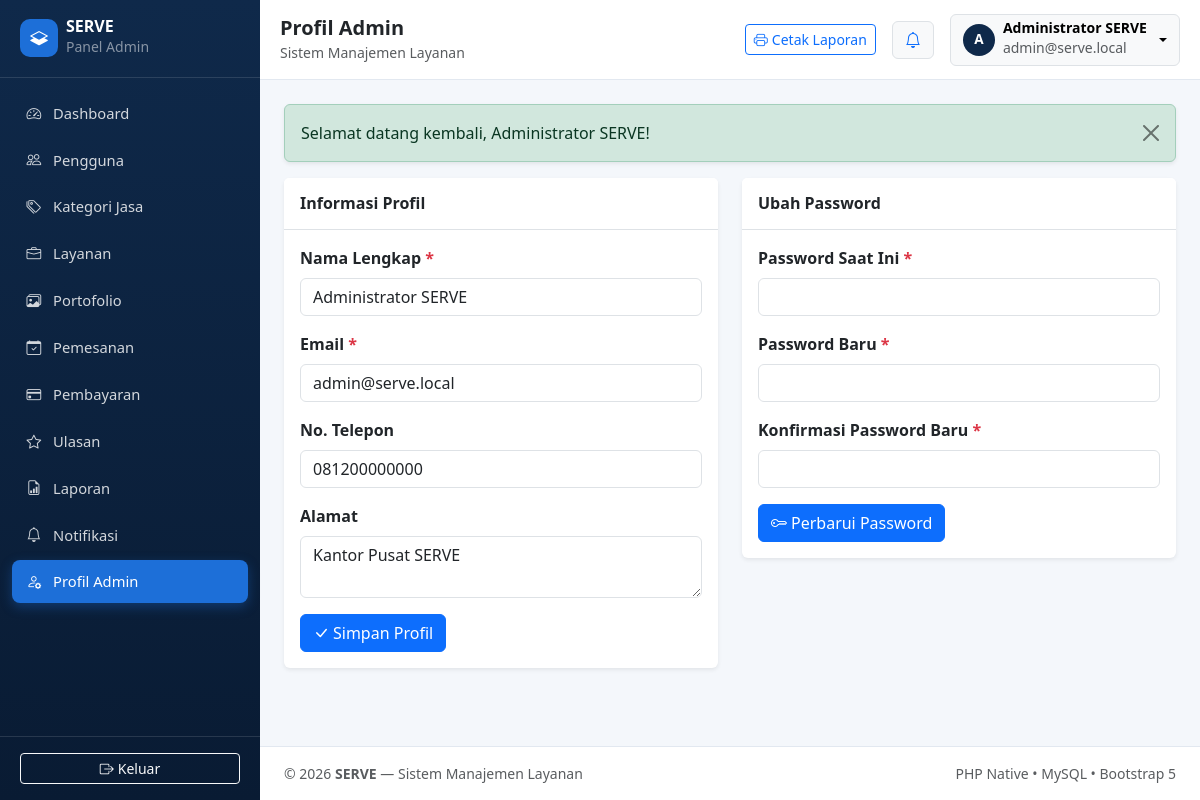
Screenshot of /admin/profile.php (signed in) with the database file from the repository.
### tables this page shows
CREATE TABLE IF NOT EXISTS `users` (
  `id` INT UNSIGNED NOT NULL AUTO_INCREMENT,
  `nama_lengkap` VARCHAR(120) NOT NULL,
  `email` VARCHAR(150) NOT NULL,
  `password` VARCHAR(255) NOT NULL,
  `role` ENUM('admin', 'penyedia', 'pelanggan') NOT NULL DEFAULT 'pelanggan',
  `no_telepon` VARCHAR(25) DEFAULT NULL,
  `alamat` TEXT DEFAULT NULL,
  `foto_profil` VARCHAR(255) DEFAULT NULL,
  `bio_penyedia` TEXT DEFAULT NULL,
  `pengalaman_tahun` SMALLINT UNSIGNED DEFAULT 0,
  `status_akun` ENUM('aktif', 'nonaktif') NOT NULL DEFAULT 'aktif',
  `created_at` DATETIME NOT NULL DEFAULT CURRENT_TIMESTAMP,
  `updated_at` DATETIME NOT NULL DEFAULT CURRENT_TIMESTAMP ON UPDATE CURRENT_TIMESTAMP,
  PRIMARY KEY (`id`),
  UNIQUE KEY `uk_users_email` (`email`),
  KEY `idx_users_role_status` (`role`, `status_akun`)
);

### includes/functions.php (called while the page is built, shortened)
<?php
require_once __DIR__ . '/flash.php';
function url(string $path = ''): string
{
    $cleanPath = ltrim($path, '/');
    return BASE_URL . '/' . $cleanPath;
}
function e(?string $value): string
{
    return htmlspecialchars($value ?? '', ENT_QUOTES, 'UTF-8');
}

### includes/auth_guard.php (called while the page is built, shortened)
<?php
require_once __DIR__ . '/functions.php';
function isLoggedIn(): bool
{
    return !empty($_SESSION['user']) && is_array($_SESSION['user']) && !empty($_SESSION['user']['id']);
}
function currentUser(): ?array
{
    return $_SESSION['user'];
}
function requireLogin(): void
{
    $userId = (int) $_SESSION['user']['id'];
    $pdo = getDBConnection();
    $stmt = $pdo->prepare(
        'SELECT id, nama_lengkap, email, role, foto_profil, status_akun FROM users WHERE id = :id LIMIT 1'
    );
    $stmt->execute(['id' => $userId]);
}
function requireRole(string|array $allowedRoles): void
{
    requireLogin();
}

### admin/profile.php (the view, shortened to what this page needs)
<?php
require_once __DIR__ . '/_layout.php';
$pdo = adminDb();
$adminId = (int) (currentUser()['id'] ?? 0);
$stmt = $pdo->prepare('SELECT id, nama_lengkap, email, password, no_telepon, alamat, role, status_akun FROM users WHERE id = :id LIMIT 1');
$stmt->execute(['id' => $adminId]);
$profile = $stmt->fetch();
renderAdminHeader('Profil Admin', 'profile');
?>
<div class="row g-4">
    <div class="col-12 col-lg-6">
        <div class="card border-0 shadow-sm">
            <div class="card-header bg-white border-bottom py-3">
                <h2 class="h6 fw-bold mb-0">Informasi Profil</h2>
            </div>
            <div class="card-body">
                <form method="post" action="<?= e(url('admin/profile.php')); ?>">
                    <div class="mb-3">
                        <label class="form-label fw-semibold">Nama Lengkap <span class="text-danger">*</span></label>
                        <input type="text" name="nama_lengkap" class="form-control" value="<?= e((string) $profile['nama_lengkap']); ?>" required>
                    </div>
                    <div class="mb-3">
                        <label class="form-label fw-semibold">Email <span class="text-danger">*</span></label>
                        <input type="email" name="email" class="form-control" value="<?= e((string) $profile['email']); ?>" required>
                    </div>
                    <div class="mb-3">
                        <label class="form-label fw-semibold">No. Telepon</label>
                        <input type="text" name="no_telepon" class="form-control" value="<?= e((string) ($profile['no_telepon'] ?? '')); ?>">
                    </div>
                    <div class="mb-3">
                        <label class="form-label fw-semibold">Alamat</label>
                        <textarea name="alamat" class="form-control" rows="2"><?= e((string) ($profile['alamat'] ?? '')); ?></textarea>
                    </div>
                    <button type="submit" class="btn btn-primary"><i class="bi bi-check-lg me-1"></i>Simpan Profil</button>
                </form>
            </div>
        </div>
    </div>
    <div class="col-12 col-lg-6">
        <div class="card border-0 shadow-sm">
            <div class="card-header bg-white border-bottom py-3">
                <h2 class="h6 fw-bold mb-0">Ubah Password</h2>
            </div>
            <div class="card-body">
                <form method="post" action="<?= e(url('admin/profile.php')); ?>">
                    <div class="mb-3">
                        <label class="form-label fw-semibold">Password Saat Ini <span class="text-danger">*</span></label>
                        <input type="password" name="current_password" class="form-control" required>
                    </div>
                    <div class="mb-3">
                        <label class="form-label fw-semibold">Password Baru <span class="text-danger">*</span></label>
                        <input type="password" name="new_password" class="form-control" minlength="8" required>
                    </div>
                    <div class="mb-3">
                        <label class="form-label fw-semibold">Konfirmasi Password Baru <span class="text-danger">*</span></label>
                        <input type="password" name="confirm_password" class="form-control" minlength="8" required>
                    </div>
                    <button type="submit" class="btn btn-primary"><i class="bi bi-key me-1"></i>Perbarui Password</button>
                </form>
            </div>
        </div>
    </div>
</div>
<?php renderAdminFooter(); ?>

### admin/_layout.php (shortened to what this page needs)
<?php
require_once __DIR__ . '/../includes/auth_guard.php';
requireRole('admin');
function renderAdminHeader(string $pageTitle, string $activeNav, array $chartData = []): void
{
    $adminUser = currentUser();
    $adminName = (string) ($adminUser['nama_lengkap'] ?? 'Administrator');
    $adminEmail = (string) ($adminUser['email'] ?? '');
    $navItems = [
        ['key' => 'dashboard',     'label' => 'Dashboard',      'icon' => 'bi-speedometer2',           'href' => 'admin/dashboard.php'],
        ['key' => 'users',         'label' => 'Pengguna',       'icon' => 'bi-people',                 'href' => 'admin/users.php'],
        ['key' => 'categories',    'label' => 'Kategori Jasa',  'icon' => 'bi-tags',                   'href' => 'admin/categories.php'],
        ['key' => 'services',      'label' => 'Layanan',        'icon' => 'bi-briefcase',              'href' => 'admin/services.php'],
        ['key' => 'portfolios',    'label' => 'Portofolio',     'icon' => 'bi-images',                 'href' => 'admin/portfolios.php'],
        ['key' => 'orders',        'label' => 'Pemesanan',      'icon' => 'bi-calendar-check',         'href' => 'admin/orders.php'],
        ['key' => 'payments',      'label' => 'Pembayaran',     'icon' => 'bi-credit-card',            'href' => 'admin/payments.php'],
        ['key' => 'reviews',       'label' => 'Ulasan',         'icon' => 'bi-star',                   'href' => 'admin/reviews.php'],
        ['key' => 'reports',       'label' => 'Laporan',        'icon' => 'bi-file-earmark-bar-graph', 'href' => 'admin/reports.php'],
        ['key' => 'notifications', 'label' => 'Notifikasi',     'icon' => 'bi-bell',                   'href' => 'admin/notifications.php'],
        ['key' => 'profile',       'label' => 'Profil Admin',   'icon' => 'bi-person-gear',            'href' => 'admin/profile.php'],
    ];
    ?>
<!DOCTYPE html>
<html lang="id">
<head>
    <link href="https://cdn.jsdelivr.net/npm/bootstrap@5.3.3/dist/css/bootstrap.min.css" rel="stylesheet">
    <link href="https://cdn.jsdelivr.net/npm/bootstrap-icons@1.11.3/font/bootstrap-icons.min.css" rel="stylesheet">
    <link href="<?= e(url('assets/css/style.css')); ?>" rel="stylesheet">
</head>
<body class="serve-admin-body">
<div class="serve-admin-wrapper">
    <aside class="serve-sidebar" id="serveSidebar">
        <div class="serve-sidebar-brand">
            <a href="<?= e(url('admin/dashboard.php')); ?>" class="d-flex align-items-center gap-2 text-white text-decoration-none">
                <span class="serve-brand-badge"><i class="bi bi-layers-half"></i></span>
                <div>
                    <div class="fw-bold lh-1"><?= e(APP_NAME); ?></div>
                    <small class="text-white-50">Panel Admin</small>
                </div>
            </a>
        </div>
        <nav class="serve-sidebar-nav" aria-label="Menu Administrator">
            <?php foreach ($navItems as $item): ?>
                <?php $isActive = ($activeNav === $item['key']); ?>
                <a href="<?= e(url($item['href'])); ?>" class="serve-nav-link <?= $isActive ? 'active' : ''; ?>">
                    <i class="bi <?= e($item['icon']); ?>"></i>
                    <span><?= e($item['label']); ?></span>
                </a>
            <?php endforeach; ?>
        </nav>
        <div class="serve-sidebar-footer">
            <a href="<?= e(url('auth/logout.php')); ?>" class="btn btn-outline-light btn-sm w-100">
                <i class="bi bi-box-arrow-right me-1"></i>Keluar
            </a>
        </div>
    </aside>
    <div class="serve-main-panel">
        <header class="serve-topbar">
            <div class="d-flex align-items-center gap-2">
                <div>
                    <h1 class="h5 fw-bold mb-0 text-dark"><?= e($pageTitle); ?></h1>
                    <small class="text-muted d-none d-sm-inline"><?= e(defined('APP_TAGLINE') ? (string) APP_TAGLINE : 'Sistem Manajemen Layanan'); ?></small>
                </div>
            </div>
            <div class="d-flex align-items-center gap-3">
                <a href="<?= e(url('admin/reports.php')); ?>" class="btn btn-outline-primary btn-sm d-none d-sm-inline-flex align-items-center gap-1" title="Pusat Laporan & Cetak">
                    <i class="bi bi-printer"></i>
                    <span>Cetak Laporan</span>
                </a>
                <a href="<?= e(url('admin/notifications.php')); ?>" class="btn btn-light position-relative border" title="Notifikasi">
                    <i class="bi bi-bell text-primary"></i>
                </a>
                <div class="dropdown">
                    <button class="btn btn-light border dropdown-toggle d-flex align-items-center gap-2" type="button" data-bs-toggle="dropdown" aria-expanded="false">
                        <span class="serve-avatar-sm"><?= e(strtoupper(mb_substr($adminName, 0, 1))); ?></span>
                        <span class="text-start d-none d-md-inline">
                            <span class="d-block small fw-semibold lh-1"><?= e($adminName); ?></span>
                            <small class="text-muted"><?= e($adminEmail); ?></small>
                        </span>
                    </button>
                </div>
            </div>
        </header>
        <main class="serve-content container-fluid py-4 px-3 px-md-4">
    <?php
}
function renderAdminFooter(array $chartData = []): void
{
    ?>
        </main>
        <footer class="serve-admin-footer px-3 px-md-4 py-3">
            <div class="d-flex flex-wrap justify-content-between align-items-center gap-2 small text-muted">
                <span>&copy; <?= date('Y'); ?> <strong><?= e(APP_NAME); ?></strong> — Sistem Manajemen Layanan</span>
                <span>PHP Native &bull; MySQL &bull; Bootstrap 5</span>
            </div>
        </footer>
    </div>
</div>
</body>
</html>
    <?php
}

### assets/css/style.css (style rules this page uses)
:root { --serve-navy: #0f294a; --serve-navy-dark: #091b33; --serve-primary: #1d6fd8; --serve-primary-hover: #1559b0; --serve-surface: #ffffff; --serve-bg: #f4f7fb; }
*, *::before, *::after { box-sizing: border-box; }
html, body { max-width: 100%; overflow-x: hidden; -webkit-text-size-adjust: 100%; }
body { min-height: 100vh; display: flex; flex-direction: column; background-color: var(--serve-bg); }
main { flex: 1 0 auto; min-width: 0; }
.card, .table, .alert, .list-group-item { overflow-wrap: anywhere; }
.serve-admin-body { background-color: var(--serve-bg); }
.serve-admin-wrapper { display: flex; min-height: 100vh; position: relative; max-width: 100%; }
.serve-sidebar { width: 260px; background: linear-gradient(180deg, var(--serve-navy) 0%, var(--serve-navy-dark) 100%); color: #ffffff; display: flex; flex-direction: column; flex-shrink: 0; z-index: 1045; transition: transform 0.25s ease; }
.serve-sidebar-brand { padding: 1.15rem 1.25rem; border-bottom: 1px solid rgba(255, 255, 255, 0.12); display: flex; align-items: center; justify-content: space-between; }
.serve-brand-badge { width: 38px; height: 38px; border-radius: 10px; background-color: var(--serve-primary); display: inline-flex; align-items: center; justify-content: center; font-size: 1.1rem; }
.serve-sidebar-nav { padding: 0.85rem 0.75rem; display: flex; flex-direction: column; gap: 0.25rem; flex: 1 1 auto; }
.serve-nav-link { display: flex; align-items: center; gap: 0.75rem; padding: 0.65rem 0.9rem; border-radius: 0.5rem; color: rgba(255, 255, 255, 0.82); text-decoration: none; font-size: 0.92rem; font-weight: 500; transition: background-color 0.2s ease, color 0.2s ease; }
.serve-nav-link.active { background-color: var(--serve-primary); color: #ffffff; box-shadow: 0 4px 12px rgba(29, 111, 216, 0.35); }
.serve-sidebar-footer { padding: 1rem 1.25rem; border-top: 1px solid rgba(255, 255, 255, 0.12); }
.serve-main-panel { flex: 1 1 auto; min-width: 0; display: flex; flex-direction: column; }
.serve-topbar { background-color: var(--serve-surface); border-bottom: 1px solid #e2e8f0; padding: 0.85rem 1.25rem; display: flex; align-items: center; justify-content: space-between; gap: 0.75rem; position: sticky; top: 0; z-index: 1020; }
.serve-avatar-sm { width: 32px; height: 32px; border-radius: 50%; background-color: var(--serve-navy); color: #ffffff; display: inline-flex; align-items: center; justify-content: center; font-weight: 700; font-size: 0.85rem; flex-shrink: 0; }
.serve-admin-footer { background-color: var(--serve-surface); border-top: 1px solid #e2e8f0; }

### rows the page displays
users: nama_lengkap "A", nama_lengkap "Administrator SERVE", email "admin@serve.local", no_telepon "081200000000", alamat "Kantor Pusat SERVE"

### other values shown
APP_NAME "SERVE"
$item['label'] "Dashboard"
$item['label'] "Pengguna"
$item['label'] "Kategori Jasa"
$item['label'] "Layanan"
$item['label'] "Portofolio"
$item['label'] "Pemesanan"
$item['label'] "Pembayaran"
$item['label'] "Ulasan"
$item['label'] "Laporan"
$item['label'] "Notifikasi"
$item['label'] "Profil Admin"
$pageTitle "Profil Admin"
$message "Selamat datang kembali, Administrator SERVE!"
